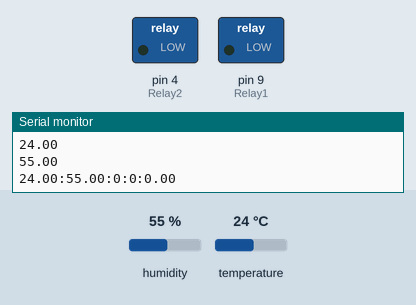
Recording of a sketch running on a simulated Arduino Mega 2560, built with avr-gcc and run on an emulated ATmega2560. Parts: switched loads named in the sketch (green lamp = pin HIGH), the last lines printed to the serial monitor. The inputs (shaded band) are chosen by the test bench; at power-on: humidity 55 %, temperature 24 °C. The local clock reads 2024-03-15 10:24:30 at power-on unless the sketch sets it; pins used as bus, display or sensor lines are not drawn.

Above: at 0.1 s.
At 5.1 s:
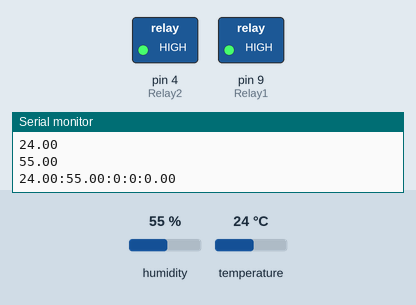
Timing chart, 0 to 6.6 s (numbered marks = the images above):
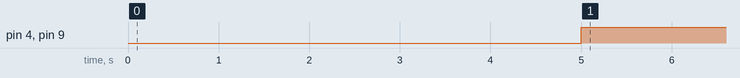

The sketch:

PROJ_thelast.ino
```cpp
#include "MPublic.h"
#include <TimerOne.h>
#include "Relay.h"
// Static value

  float Volte = 0;

  void isTX(int Tx){
  Serial1.write(Tx);
}
void isTX(char Tx){
  Serial1.write(Tx);
}

void isTX( String str){
 int i = 0,j=0;
 while(str[i]!='\0'){
   Serial1.write(str[i]);

  i++;

 }

}

String SumFloat() {
String S = "";
 S  =  String(temp)+":"+String(humi)+":"+String(statRelay1)+":"+String( statRelay2)+":"+String(Volte);
 return S;
}
void isString_Float(){
   delay(2000);
   isTX(SumFloat());
  delay(30);
  isTX('X');
}
////////////////////////////////////////////////////////////////////////////////////////////////////////////

//--mappin
#define vcc1 12
#define vcc2 11
#define vcc3 10
void fTimerIsr(void);

void setup() {
  //-----setpin
  pinMode(vcc1,OUTPUT);pinMode(vcc2,OUTPUT);pinMode(vcc3,OUTPUT);
  digitalWrite(vcc1,HIGH);
  digitalWrite(vcc2,HIGH);
  digitalWrite(vcc3,HIGH);
  Serial.begin(9600);
  Serial1.begin(38400);
  Timer1.initialize(5000000);         // set timer=1000000 us = 1s
  Timer1.attachInterrupt(fTimerIsr);  // attach ISR here
  //------------

  //fTestOpen();
  fRelayOpen();
}

void loop() {


  schZone = true;
  //fTestRun();
getsec();
getTemp();
 //Serial.println(check);
 fRelayRun();

 Serial.println(SumFloat() );
  isString_Float();


}

void fTimerIsr(void) {

  schZone = false;
  //fTestRun();
  fRelayRun();
}
```

MPublic.h
```cpp
#define tByte   unsigned char   // 8  Bits
#define tWord   unsigned int    // 16 Bits
#define tDWord  unsigned long   // 32 Bits

#define tFloat  float
#define tString String

#define bNull   0xFF
#define wNull   0xFFFF
#define dNull   0xFFFFFFFF
#define pNull   NULL

tFloat temp=0,humi=0;
tString str,check;
boolean schZone;
boolean statRelay1,statRelay2;
/* Dividing 2 scheduling spaces
                        true = normal scheduling
                        false = timer scheduling */

//== Switch States =====================
#define sON    1       // Switch state=ON
#define sOFF   0       // Switch state=OFF
#define sIDL   bNull   // Switch state=IDLE
```

Relay.h
```cpp
extern "C" {tByte fRelayOpen(void);}
extern "C" {void fRelayRun(void);}
extern "C" {tFloat getTemp(void);}
extern "C" {tString getsec(void);}
#define DHTPIN 5
#define DHTTYPE DHT22
```

Relay.ino
```cpp
// Traffic light module
// D11 -> Red LED, D10 -> Yellow LED, D9 -> Green LED
#include "DHT.h"
#include <Wire.h>
#include <LiquidCrystal_I2C.h>
#include <DS1302.h>
#define Relay1 9
#define Relay2 4
//เวลาในการรดน้ำ
#define TimeOn 20

//Static value
//tFloat temp=0,humi=0;
//tString str,check;
Time getT;
DS1302 rtc(6, 7, 8);
DHT dht(DHTPIN, DHTTYPE);
typedef struct {
  tByte   state;
  tByte   cntOn;
  tByte   cnt;
} tRelay;

tRelay  m_Relay;
//---------------------------functions----------------------------
tFloat getTemp(void){
temp = dht.readTemperature();
humi = dht.readHumidity();
  if(isnan(temp)||isnan(humi)){
   Serial.println("DHT faild to read.......");
    }else{
     Serial.println("DHT to start");
     Serial.println(temp);
      Serial.println(humi);
      }
     return temp,humi;
 }
tString getsec(void){
  getT = rtc.getTime();
  str=rtc.getTimeStr();
  //check=getT.sec;
 check=getT.min;
 //check=getT.hour;
 // Serial.println(rtc.getTimeStr());
  Serial.println(getT.min,DEC);


  //erial.println("s");
  return check;
}
//- State Machine ----------------------------------
//--relay off
tByte fRelayState100(tRelay *m) {
   statRelay1 = false;
   digitalWrite(Relay2,HIGH);
   digitalWrite(Relay1,HIGH);
    if (check=="1"||check=="4"||check=="18") {
    m->cnt=0;
    m->state=101;
    }
    if(temp>33){
      m->cnt=0;
      m->state=102;
    }else m->cnt++;
  return 0;
}
//--relay on state 1
tByte fRelayState101(tRelay *m) {
  statRelay1 = true;
  digitalWrite(Relay1,LOW);
  if (m->cnt>m->cntOn) {
      m->cnt=0;
      m->state=100;
  } else m->cnt++;
  return 0;
}
//--relay on state 2
tByte fRelayState102(tRelay *m){
  //--relay addjust
  statRelay2=true;
  digitalWrite(Relay2,LOW);
  if (m->cnt>m->cntOn)
  {   if(temp<33){
      m->cnt=0;
      m->state=100;}
  } else m->cnt++;
  return 0;
  }

tByte fRelayEntry(tRelay *m) {

  if (schZone) { // running in normal scheduling

  } else {       // running in timer scheduling
    switch (m->state) {
      case 100 : fRelayState100(m); break;
      case 101 : fRelayState101(m); break;
      case 102 : fRelayState102(m); break;
      default : break;
    }
  }
  return 0;
}

//--------------------------------------------------

tByte fRelayOpen(void) {

  //- Set 3 outputs
  pinMode(Relay1,OUTPUT);
  pinMode(Relay2,OUTPUT);
  //- Set delay time
  digitalWrite(Relay1,LOW);
  m_Relay.cntOn=TimeOn;
  m_Relay.cnt=0;
  //-------------------------
  m_Relay.state=100;

  return 0;
}

void fRelayRun(void) {

  fRelayEntry(&m_Relay);
}
```

Measured:
- by itself, pin 4 (Relay2), pin 9 (Relay1): LOW → HIGH at 5.0 s
